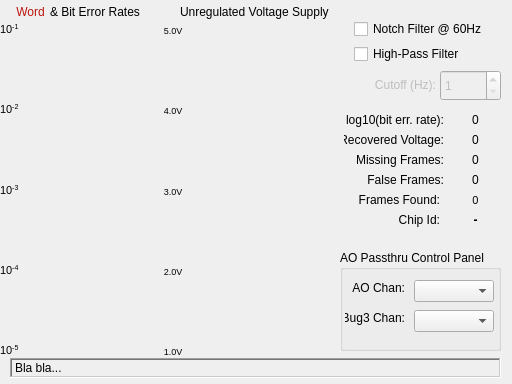
<?xml version="1.0" encoding="UTF-8"?>
<ui version="4.0">
 <class>Bug_Popout</class>
 <widget class="QWidget" name="Bug_Popout">
  <property name="geometry">
   <rect>
    <x>0</x>
    <y>0</y>
    <width>512</width>
    <height>384</height>
   </rect>
  </property>
  <property name="minimumSize">
   <size>
    <width>512</width>
    <height>384</height>
   </size>
  </property>
  <property name="maximumSize">
   <size>
    <width>512</width>
    <height>384</height>
   </size>
  </property>
  <property name="windowTitle">
   <string>Bug Acquisition Info</string>
  </property>
  <property name="windowIcon">
   <iconset resource="bug3.qrc">
    <normaloff>:/Bug3/dragonfly.png</normaloff>:/Bug3/dragonfly.png</iconset>
  </property>
  <widget class="QCheckBox" name="snfChk">
   <property name="geometry">
    <rect>
     <x>354</x>
     <y>20</y>
     <width>151</width>
     <height>18</height>
    </rect>
   </property>
   <property name="toolTip">
    <string>&lt;html&gt;&lt;head/&gt;&lt;body&gt;&lt;p&gt;If checked, the software high pass filter is enabled. Specify the filter's cutoff in Hz in the spinbox provided. This property can be modified while the acquisition is running.&lt;/p&gt;&lt;/body&gt;&lt;/html&gt;</string>
   </property>
   <property name="text">
    <string>Notch Filter @ 60Hz</string>
   </property>
  </widget>
  <widget class="QCheckBox" name="hpfChk">
   <property name="geometry">
    <rect>
     <x>354</x>
     <y>45</y>
     <width>151</width>
     <height>18</height>
    </rect>
   </property>
   <property name="text">
    <string>High-Pass Filter</string>
   </property>
  </widget>
  <widget class="QLabel" name="cutoffLbl">
   <property name="enabled">
    <bool>false</bool>
   </property>
   <property name="geometry">
    <rect>
     <x>355</x>
     <y>75</y>
     <width>81</width>
     <height>20</height>
    </rect>
   </property>
   <property name="text">
    <string>Cutoff (Hz):</string>
   </property>
   <property name="alignment">
    <set>Qt::AlignRight|Qt::AlignTrailing|Qt::AlignVCenter</set>
   </property>
  </widget>
  <widget class="QSpinBox" name="hpfSB">
   <property name="enabled">
    <bool>false</bool>
   </property>
   <property name="geometry">
    <rect>
     <x>440</x>
     <y>70</y>
     <width>61</width>
     <height>31</height>
    </rect>
   </property>
   <property name="minimum">
    <number>1</number>
   </property>
   <property name="maximum">
    <number>9999</number>
   </property>
  </widget>
  <widget class="QLabel" name="label1">
   <property name="geometry">
    <rect>
     <x>344</x>
     <y>110</y>
     <width>100</width>
     <height>20</height>
    </rect>
   </property>
   <property name="text">
    <string>log10(bit err. rate):</string>
   </property>
   <property name="alignment">
    <set>Qt::AlignRight|Qt::AlignTrailing|Qt::AlignVCenter</set>
   </property>
  </widget>
  <widget class="QLabel" name="berLbl">
   <property name="geometry">
    <rect>
     <x>450</x>
     <y>110</y>
     <width>51</width>
     <height>20</height>
    </rect>
   </property>
   <property name="text">
    <string>0</string>
   </property>
   <property name="alignment">
    <set>Qt::AlignCenter</set>
   </property>
  </widget>
  <widget class="QLabel" name="label1_2">
   <property name="geometry">
    <rect>
     <x>344</x>
     <y>130</y>
     <width>100</width>
     <height>20</height>
    </rect>
   </property>
   <property name="text">
    <string>Recovered Voltage:</string>
   </property>
   <property name="alignment">
    <set>Qt::AlignRight|Qt::AlignTrailing|Qt::AlignVCenter</set>
   </property>
  </widget>
  <widget class="QLabel" name="recVolLbl">
   <property name="geometry">
    <rect>
     <x>450</x>
     <y>130</y>
     <width>51</width>
     <height>20</height>
    </rect>
   </property>
   <property name="text">
    <string>0</string>
   </property>
   <property name="alignment">
    <set>Qt::AlignCenter</set>
   </property>
  </widget>
  <widget class="QLabel" name="missingLbl">
   <property name="geometry">
    <rect>
     <x>450</x>
     <y>150</y>
     <width>51</width>
     <height>20</height>
    </rect>
   </property>
   <property name="text">
    <string>0</string>
   </property>
   <property name="alignment">
    <set>Qt::AlignCenter</set>
   </property>
  </widget>
  <widget class="QLabel" name="label1_3">
   <property name="geometry">
    <rect>
     <x>344</x>
     <y>150</y>
     <width>100</width>
     <height>20</height>
    </rect>
   </property>
   <property name="text">
    <string>Missing Frames:</string>
   </property>
   <property name="alignment">
    <set>Qt::AlignRight|Qt::AlignTrailing|Qt::AlignVCenter</set>
   </property>
  </widget>
  <widget class="QLabel" name="label1_4">
   <property name="geometry">
    <rect>
     <x>340</x>
     <y>190</y>
     <width>100</width>
     <height>20</height>
    </rect>
   </property>
   <property name="cursor">
    <cursorShape>ArrowCursor</cursorShape>
   </property>
   <property name="text">
    <string>Frames Found:</string>
   </property>
   <property name="alignment">
    <set>Qt::AlignRight|Qt::AlignTrailing|Qt::AlignVCenter</set>
   </property>
  </widget>
  <widget class="QLabel" name="dataFoundLbl">
   <property name="geometry">
    <rect>
     <x>450</x>
     <y>190</y>
     <width>51</width>
     <height>20</height>
    </rect>
   </property>
   <property name="font">
    <font>
     <pointsize>8</pointsize>
    </font>
   </property>
   <property name="text">
    <string>0</string>
   </property>
   <property name="scaledContents">
    <bool>true</bool>
   </property>
   <property name="alignment">
    <set>Qt::AlignCenter</set>
   </property>
  </widget>
  <widget class="QLabel" name="chipIdLbl">
   <property name="geometry">
    <rect>
     <x>450</x>
     <y>210</y>
     <width>51</width>
     <height>20</height>
    </rect>
   </property>
   <property name="font">
    <font>
     <weight>75</weight>
     <bold>true</bold>
    </font>
   </property>
   <property name="text">
    <string>-</string>
   </property>
   <property name="alignment">
    <set>Qt::AlignCenter</set>
   </property>
  </widget>
  <widget class="QLabel" name="label1_5">
   <property name="geometry">
    <rect>
     <x>340</x>
     <y>210</y>
     <width>100</width>
     <height>20</height>
    </rect>
   </property>
   <property name="text">
    <string>Chip Id:</string>
   </property>
   <property name="alignment">
    <set>Qt::AlignRight|Qt::AlignTrailing|Qt::AlignVCenter</set>
   </property>
  </widget>
  <widget class="QLabel" name="statusLabel">
   <property name="geometry">
    <rect>
     <x>10</x>
     <y>358</y>
     <width>491</width>
     <height>20</height>
    </rect>
   </property>
   <property name="frameShape">
    <enum>QFrame::WinPanel</enum>
   </property>
   <property name="frameShadow">
    <enum>QFrame::Sunken</enum>
   </property>
   <property name="lineWidth">
    <number>5</number>
   </property>
   <property name="text">
    <string>Bla bla...</string>
   </property>
  </widget>
  <widget class="QLabel" name="label1_6">
   <property name="geometry">
    <rect>
     <x>344</x>
     <y>170</y>
     <width>100</width>
     <height>20</height>
    </rect>
   </property>
   <property name="text">
    <string>False Frames:</string>
   </property>
   <property name="alignment">
    <set>Qt::AlignRight|Qt::AlignTrailing|Qt::AlignVCenter</set>
   </property>
  </widget>
  <widget class="QLabel" name="falseLbl">
   <property name="geometry">
    <rect>
     <x>450</x>
     <y>170</y>
     <width>51</width>
     <height>20</height>
    </rect>
   </property>
   <property name="text">
    <string>0</string>
   </property>
   <property name="alignment">
    <set>Qt::AlignCenter</set>
   </property>
  </widget>
  <widget class="QLabel" name="v5Lbl">
   <property name="geometry">
    <rect>
     <x>163</x>
     <y>20</y>
     <width>20</width>
     <height>20</height>
    </rect>
   </property>
   <property name="font">
    <font>
     <pointsize>7</pointsize>
    </font>
   </property>
   <property name="text">
    <string>5.0V</string>
   </property>
   <property name="alignment">
    <set>Qt::AlignCenter</set>
   </property>
  </widget>
  <widget class="QLabel" name="v4Lbl">
   <property name="geometry">
    <rect>
     <x>163</x>
     <y>100</y>
     <width>20</width>
     <height>20</height>
    </rect>
   </property>
   <property name="font">
    <font>
     <pointsize>7</pointsize>
    </font>
   </property>
   <property name="text">
    <string>4.0V</string>
   </property>
   <property name="alignment">
    <set>Qt::AlignCenter</set>
   </property>
  </widget>
  <widget class="QLabel" name="v3Lbl">
   <property name="geometry">
    <rect>
     <x>163</x>
     <y>181</y>
     <width>20</width>
     <height>20</height>
    </rect>
   </property>
   <property name="font">
    <font>
     <pointsize>7</pointsize>
    </font>
   </property>
   <property name="text">
    <string>3.0V</string>
   </property>
   <property name="alignment">
    <set>Qt::AlignCenter</set>
   </property>
  </widget>
  <widget class="QLabel" name="v2Lbl">
   <property name="geometry">
    <rect>
     <x>163</x>
     <y>261</y>
     <width>20</width>
     <height>20</height>
    </rect>
   </property>
   <property name="font">
    <font>
     <pointsize>7</pointsize>
    </font>
   </property>
   <property name="text">
    <string>2.0V</string>
   </property>
   <property name="alignment">
    <set>Qt::AlignCenter</set>
   </property>
  </widget>
  <widget class="QLabel" name="v1Lbl">
   <property name="geometry">
    <rect>
     <x>163</x>
     <y>341</y>
     <width>20</width>
     <height>20</height>
    </rect>
   </property>
   <property name="font">
    <font>
     <pointsize>7</pointsize>
    </font>
   </property>
   <property name="text">
    <string>1.0V</string>
   </property>
   <property name="alignment">
    <set>Qt::AlignCenter</set>
   </property>
  </widget>
  <widget class="QLabel" name="ber3Lbl">
   <property name="geometry">
    <rect>
     <x>0</x>
     <y>181</y>
     <width>35</width>
     <height>20</height>
    </rect>
   </property>
   <property name="font">
    <font>
     <pointsize>8</pointsize>
    </font>
   </property>
   <property name="text">
    <string>&lt;html&gt;&lt;head/&gt;&lt;body&gt;&lt;p&gt;10&lt;span style=&quot; vertical-align:super;&quot;&gt;-3&lt;/span&gt;&lt;/p&gt;&lt;/body&gt;&lt;/html&gt;</string>
   </property>
   <property name="alignment">
    <set>Qt::AlignLeading|Qt::AlignLeft|Qt::AlignVCenter</set>
   </property>
  </widget>
  <widget class="QLabel" name="ber4Lbl">
   <property name="geometry">
    <rect>
     <x>0</x>
     <y>261</y>
     <width>35</width>
     <height>20</height>
    </rect>
   </property>
   <property name="font">
    <font>
     <pointsize>8</pointsize>
    </font>
   </property>
   <property name="text">
    <string>&lt;html&gt;&lt;head/&gt;&lt;body&gt;&lt;p&gt;10&lt;span style=&quot; vertical-align:super;&quot;&gt;-4&lt;/span&gt;&lt;/p&gt;&lt;/body&gt;&lt;/html&gt;</string>
   </property>
   <property name="alignment">
    <set>Qt::AlignLeading|Qt::AlignLeft|Qt::AlignVCenter</set>
   </property>
  </widget>
  <widget class="QLabel" name="ber5Lbl">
   <property name="geometry">
    <rect>
     <x>0</x>
     <y>341</y>
     <width>35</width>
     <height>20</height>
    </rect>
   </property>
   <property name="font">
    <font>
     <pointsize>8</pointsize>
    </font>
   </property>
   <property name="text">
    <string>&lt;html&gt;&lt;head/&gt;&lt;body&gt;&lt;p&gt;10&lt;span style=&quot; vertical-align:super;&quot;&gt;-5&lt;/span&gt;&lt;/p&gt;&lt;/body&gt;&lt;/html&gt;</string>
   </property>
   <property name="alignment">
    <set>Qt::AlignLeading|Qt::AlignLeft|Qt::AlignVCenter</set>
   </property>
  </widget>
  <widget class="QLabel" name="ber2Lbl">
   <property name="geometry">
    <rect>
     <x>0</x>
     <y>100</y>
     <width>35</width>
     <height>20</height>
    </rect>
   </property>
   <property name="font">
    <font>
     <pointsize>8</pointsize>
    </font>
   </property>
   <property name="text">
    <string>&lt;html&gt;&lt;head/&gt;&lt;body&gt;&lt;p&gt;10&lt;span style=&quot; vertical-align:super;&quot;&gt;-2&lt;/span&gt;&lt;/p&gt;&lt;/body&gt;&lt;/html&gt;</string>
   </property>
   <property name="alignment">
    <set>Qt::AlignLeading|Qt::AlignLeft|Qt::AlignVCenter</set>
   </property>
  </widget>
  <widget class="QLabel" name="ber1Lbl">
   <property name="geometry">
    <rect>
     <x>0</x>
     <y>20</y>
     <width>35</width>
     <height>20</height>
    </rect>
   </property>
   <property name="font">
    <font>
     <pointsize>8</pointsize>
    </font>
   </property>
   <property name="text">
    <string>&lt;html&gt;&lt;head/&gt;&lt;body&gt;&lt;p&gt;10&lt;span style=&quot; vertical-align:super;&quot;&gt;-1&lt;/span&gt;&lt;/p&gt;&lt;/body&gt;&lt;/html&gt;</string>
   </property>
   <property name="alignment">
    <set>Qt::AlignLeading|Qt::AlignLeft|Qt::AlignVCenter</set>
   </property>
  </widget>
  <widget class="QLabel" name="wordLbl">
   <property name="geometry">
    <rect>
     <x>-1</x>
     <y>2</y>
     <width>49</width>
     <height>20</height>
    </rect>
   </property>
   <property name="palette">
    <palette>
     <active>
      <colorrole role="WindowText">
       <brush brushstyle="SolidPattern">
        <color alpha="255">
         <red>188</red>
         <green>21</green>
         <blue>14</blue>
        </color>
       </brush>
      </colorrole>
      <colorrole role="Text">
       <brush brushstyle="SolidPattern">
        <color alpha="255">
         <red>177</red>
         <green>20</green>
         <blue>13</blue>
        </color>
       </brush>
      </colorrole>
     </active>
     <inactive>
      <colorrole role="WindowText">
       <brush brushstyle="SolidPattern">
        <color alpha="255">
         <red>188</red>
         <green>21</green>
         <blue>14</blue>
        </color>
       </brush>
      </colorrole>
      <colorrole role="Text">
       <brush brushstyle="SolidPattern">
        <color alpha="255">
         <red>177</red>
         <green>20</green>
         <blue>13</blue>
        </color>
       </brush>
      </colorrole>
     </inactive>
     <disabled>
      <colorrole role="WindowText">
       <brush brushstyle="SolidPattern">
        <color alpha="255">
         <red>69</red>
         <green>69</green>
         <blue>69</blue>
        </color>
       </brush>
      </colorrole>
      <colorrole role="Text">
       <brush brushstyle="SolidPattern">
        <color alpha="255">
         <red>69</red>
         <green>69</green>
         <blue>69</blue>
        </color>
       </brush>
      </colorrole>
     </disabled>
    </palette>
   </property>
   <property name="text">
    <string>Word </string>
   </property>
   <property name="alignment">
    <set>Qt::AlignRight|Qt::AlignTrailing|Qt::AlignVCenter</set>
   </property>
  </widget>
  <widget class="QWidget" name="uvsW" native="true">
   <property name="geometry">
    <rect>
     <x>180</x>
     <y>28</y>
     <width>151</width>
     <height>322</height>
    </rect>
   </property>
  </widget>
  <widget class="QLabel" name="label">
   <property name="geometry">
    <rect>
     <x>180</x>
     <y>2</y>
     <width>171</width>
     <height>20</height>
    </rect>
   </property>
   <property name="text">
    <string>Unregulated Voltage Supply</string>
   </property>
  </widget>
  <widget class="QWidget" name="errW" native="true">
   <property name="geometry">
    <rect>
     <x>10</x>
     <y>28</y>
     <width>151</width>
     <height>322</height>
    </rect>
   </property>
  </widget>
  <widget class="QLabel" name="label_2">
   <property name="geometry">
    <rect>
     <x>50</x>
     <y>2</y>
     <width>118</width>
     <height>20</height>
    </rect>
   </property>
   <property name="text">
    <string>&amp; Bit Error Rates</string>
   </property>
  </widget>
  <widget class="QGroupBox" name="aoControlGB">
   <property name="enabled">
    <bool>true</bool>
   </property>
   <property name="geometry">
    <rect>
     <x>340</x>
     <y>250</y>
     <width>161</width>
     <height>101</height>
    </rect>
   </property>
   <property name="title">
    <string>AO Passthru Control Panel</string>
   </property>
   <widget class="QLabel" name="aoChanLbl">
    <property name="geometry">
     <rect>
      <x>5</x>
      <y>30</y>
      <width>60</width>
      <height>16</height>
     </rect>
    </property>
    <property name="text">
     <string>AO Chan:</string>
    </property>
    <property name="alignment">
     <set>Qt::AlignRight|Qt::AlignTrailing|Qt::AlignVCenter</set>
    </property>
   </widget>
   <widget class="QLabel" name="bug3ChanLbl">
    <property name="geometry">
     <rect>
      <x>5</x>
      <y>60</y>
      <width>60</width>
      <height>16</height>
     </rect>
    </property>
    <property name="text">
     <string>Bug3 Chan:</string>
    </property>
    <property name="alignment">
     <set>Qt::AlignRight|Qt::AlignTrailing|Qt::AlignVCenter</set>
    </property>
   </widget>
   <widget class="QComboBox" name="aoChanCB">
    <property name="geometry">
     <rect>
      <x>74</x>
      <y>30</y>
      <width>80</width>
      <height>22</height>
     </rect>
    </property>
   </widget>
   <widget class="QComboBox" name="bug3ChanCB">
    <property name="geometry">
     <rect>
      <x>74</x>
      <y>60</y>
      <width>80</width>
      <height>22</height>
     </rect>
    </property>
   </widget>
  </widget>
 </widget>
 <resources>
  <include location="bug3.qrc"/>
 </resources>
 <connections>
  <connection>
   <sender>hpfChk</sender>
   <signal>toggled(bool)</signal>
   <receiver>cutoffLbl</receiver>
   <slot>setEnabled(bool)</slot>
   <hints>
    <hint type="sourcelabel">
     <x>435</x>
     <y>68</y>
    </hint>
    <hint type="destinationlabel">
     <x>400</x>
     <y>94</y>
    </hint>
   </hints>
  </connection>
  <connection>
   <sender>hpfChk</sender>
   <signal>toggled(bool)</signal>
   <receiver>hpfSB</receiver>
   <slot>setEnabled(bool)</slot>
   <hints>
    <hint type="sourcelabel">
     <x>435</x>
     <y>68</y>
    </hint>
    <hint type="destinationlabel">
     <x>480</x>
     <y>95</y>
    </hint>
   </hints>
  </connection>
 </connections>
</ui>
